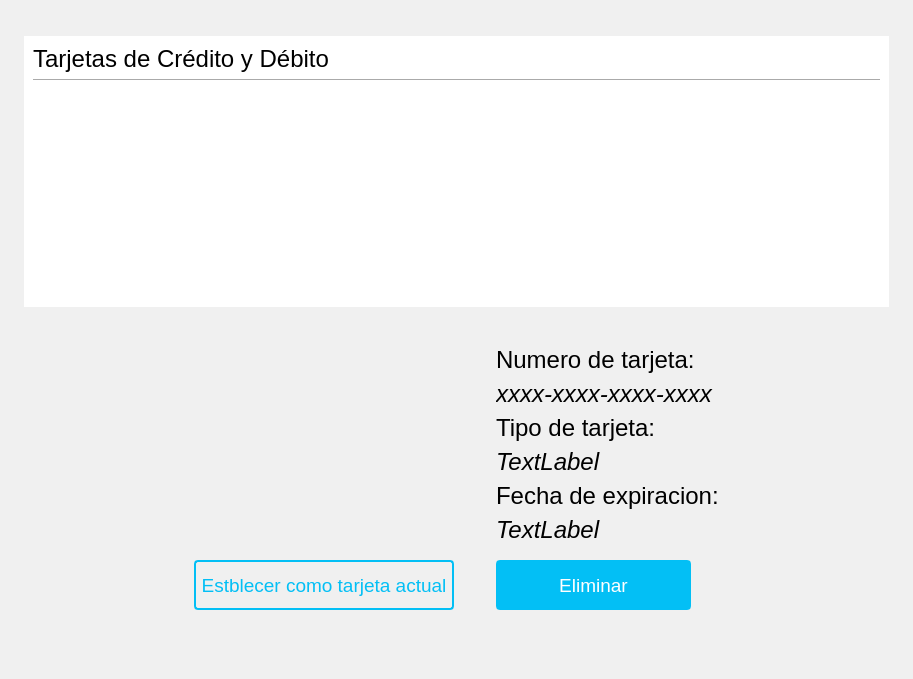
      <widget class="QWidget" name="Tarjetas">
       <property name="styleSheet">
        <string notr="true">background-color:  #f0f0f0;</string>
       </property>
       <layout class="QVBoxLayout" name="verticalLayout_16">
        <property name="leftMargin">
         <number>0</number>
        </property>
        <property name="topMargin">
         <number>0</number>
        </property>
        <property name="rightMargin">
         <number>0</number>
        </property>
        <property name="bottomMargin">
         <number>0</number>
        </property>
        <item>
         <widget class="QWidget" name="widgetTableViewCards" native="true">
          <property name="styleSheet">
           <string notr="true"/>
          </property>
          <layout class="QHBoxLayout" name="horizontalLayout_22">
           <property name="leftMargin">
            <number>24</number>
           </property>
           <property name="topMargin">
            <number>36</number>
           </property>
           <property name="rightMargin">
            <number>24</number>
           </property>
           <property name="bottomMargin">
            <number>24</number>
           </property>
           <item>
            <widget class="QWidget" name="widgetTableCardsWhite" native="true">
             <property name="styleSheet">
              <string notr="true">background-color: white;</string>
             </property>
             <layout class="QVBoxLayout" name="verticalLayout_11">
              <item>
               <layout class="QVBoxLayout" name="verticalLayout_15">
                <item>
                 <layout class="QHBoxLayout" name="horizontalLayout_23">
                  <item>
                   <widget class="QLabel" name="label_2">
                    <property name="font">
                     <font>
                      <pointsize>18</pointsize>
                     </font>
                    </property>
                    <property name="text">
                     <string>Tarjetas de Crédito y Débito</string>
                    </property>
                   </widget>
                  </item>
                  <item>
                   <spacer name="horizontalSpacer_12">
                    <property name="orientation">
                     <enum>Qt::Horizontal</enum>
                    </property>
                    <property name="sizeHint" stdset="0">
                     <size>
                      <width>40</width>
                      <height>20</height>
                     </size>
                    </property>
                   </spacer>
                  </item>
                  <item>
                   <widget class="QPushButton" name="pushButtonAddCreditCard">
                    <property name="text">
                     <string/>
                    </property>
                    <property name="icon">
                     <iconset resource="MyResources.qrc">
                      <normaloff>:/MyFiles/Images/btn_more.png</normaloff>:/MyFiles/Images/btn_more.png</iconset>
                    </property>
                    <property name="iconSize">
                     <size>
                      <width>32</width>
                      <height>32</height>
                     </size>
                    </property>
                    <property name="flat">
                     <bool>true</bool>
                    </property>
                   </widget>
                  </item>
                 </layout>
                </item>
                <item>
                 <widget class="Line" name="line_9">
                  <property name="orientation">
                   <enum>Qt::Horizontal</enum>
                  </property>
                 </widget>
                </item>
                <item>
                 <widget class="QStackedWidget" name="stackedWidgetTableViewCards">
                  <property name="currentIndex">
                   <number>0</number>
                  </property>
                  <widget class="QWidget" name="pageTableView">
                   <layout class="QHBoxLayout" name="horizontalLayout_18">
                    <item>
                     <widget class="QTableView" name="tableViewCards">
                      <property name="sizePolicy">
                       <sizepolicy hsizetype="Preferred" vsizetype="Preferred">
                        <horstretch>0</horstretch>
                        <verstretch>0</verstretch>
                       </sizepolicy>
                      </property>
                      <property name="font">
                       <font>
                        <pointsize>16</pointsize>
                       </font>
                      </property>
                      <property name="styleSheet">
                       <string notr="true">alternate-background-color:  #f0f0f0;
;</string>
                      </property>
                      <property name="frameShape">
                       <enum>QFrame::NoFrame</enum>
                      </property>
                      <property name="editTriggers">
                       <set>QAbstractItemView::NoEditTriggers</set>
                      </property>
                      <property name="alternatingRowColors">
                       <bool>true</bool>
                      </property>
                      <property name="selectionMode">
                       <enum>QAbstractItemView::SingleSelection</enum>
                      </property>
                      <property name="selectionBehavior">
                       <enum>QAbstractItemView::SelectRows</enum>
                      </property>
                     </widget>
                    </item>
                   </layout>
                  </widget>
                  <widget class="QWidget" name="pageLabelInfo">
                   <layout class="QVBoxLayout" name="verticalLayout_19">
                    <item>
                     <widget class="QLabel" name="labelNoCardsInfo">
                      <property name="font">
                       <font>
                        <family>helvetica neue</family>
                        <pointsize>16</pointsize>
                        <weight>12</weight>
                        <bold>false</bold>
                       </font>
                      </property>
                      <property name="styleSheet">
                       <string notr="true">font-family: helvetica neue;
font-weight: 100;
font-size: 16pt;</string>
                      </property>
                      <property name="text">
                       <string>Ahora mismo no dispone de ninguna tarjeta en su cuenta, no podra realizar ningun pago.</string>
                      </property>
                      <property name="alignment">
                       <set>Qt::AlignCenter</set>
                      </property>
                     </widget>
                    </item>
                   </layout>
                  </widget>
                 </widget>
                </item>
               </layout>
              </item>
             </layout>
            </widget>
           </item>
          </layout>
         </widget>
        </item>
        <item>
         <widget class="QStackedWidget" name="stackedWidgetCardDetailInfo">
          <property name="currentIndex">
           <number>0</number>
          </property>
          <widget class="QWidget" name="stackedWidgetCardDetailInfoPage">
           <layout class="QVBoxLayout" name="verticalLayout_18">
            <item>
             <layout class="QHBoxLayout" name="horizontalLayout_27">
              <item>
               <spacer name="horizontalSpacer_31">
                <property name="orientation">
                 <enum>Qt::Horizontal</enum>
                </property>
                <property name="sizeType">
                 <enum>QSizePolicy::Maximum</enum>
                </property>
                <property name="sizeHint" stdset="0">
                 <size>
                  <width>200</width>
                  <height>20</height>
                 </size>
                </property>
               </spacer>
              </item>
              <item>
               <layout class="QVBoxLayout" name="verticalLayout_39">
                <item>
                 <widget class="QLabel" name="labelCreditCardIcon">
                  <property name="sizePolicy">
                   <sizepolicy hsizetype="Maximum" vsizetype="Preferred">
                    <horstretch>0</horstretch>
                    <verstretch>0</verstretch>
                   </sizepolicy>
                  </property>
                  <property name="minimumSize">
                   <size>
                    <width>260</width>
                    <height>0</height>
                   </size>
                  </property>
                  <property name="font">
                   <font>
                    <pointsize>14</pointsize>
                   </font>
                  </property>
                  <property name="styleSheet">
                   <string notr="true">border-image: url(:/MyFiles/Images/creditCardIcon.png);</string>
                  </property>
                  <property name="text">
                   <string/>
                  </property>
                  <property name="scaledContents">
                   <bool>true</bool>
                  </property>
                  <property name="alignment">
                   <set>Qt::AlignCenter</set>
                  </property>
                  <property name="wordWrap">
                   <bool>false</bool>
                  </property>
                  <property name="margin">
                   <number>0</number>
                  </property>
                  <property name="indent">
                   <number>0</number>
                  </property>
                 </widget>
                </item>
                <item>
                 <spacer name="verticalSpacer_17">
                  <property name="orientation">
                   <enum>Qt::Vertical</enum>
                  </property>
                  <property name="sizeType">
                   <enum>QSizePolicy::Fixed</enum>
                  </property>
                  <property name="sizeHint" stdset="0">
                   <size>
                    <width>20</width>
                    <height>10</height>
                   </size>
                  </property>
                 </spacer>
                </item>
                <item>
                 <widget class="QPushButton" name="pushButtonWalletSelectCard">
                  <property name="minimumSize">
                   <size>
                    <width>220</width>
                    <height>50</height>
                   </size>
                  </property>
                  <property name="maximumSize">
                   <size>
                    <width>270</width>
                    <height>16777215</height>
                   </size>
                  </property>
                  <property name="styleSheet">
                   <string notr="true">QPushButton{
	background-color:rgba(3,191,245,0);
	border-radius: 4px;
	border: 1.5px solid #03bff5;
	font-family: helvetica neue;
	font-style: 100;
	font-size: 14pt;
	color: #03bff5;
}


QPushButton:hover {
    background-color:rgba(3,191,245,50);
	border-radius: 4px;
	border: 1.5px solid #03bff5;
	font-family: helvetica neue;
	font-style: 100;
	font-size: 14pt;
	color: #03bff5;
}


QPushButton:pressed {
    background-color:rgba(3,191,245,150);
	border-radius: 4px;
	border: 1.5px solid #03bff5;
	font-family: helvetica neue;
	font-style: 100;
	font-size: 14pt;
	color: white;
}

QPushButton:checked {
    background-color:rgba(3,191,245,255);
	border-radius: 4px;
	border: 1.5px solid #03bff5;
	font-family: helvetica neue;
	font-style: 100;
	font-size: 14pt;
	color: white;
}

</string>
                  </property>
                  <property name="text">
                   <string>Estblecer como tarjeta actual</string>
                  </property>
                 </widget>
                </item>
               </layout>
              </item>
              <item>
               <spacer name="horizontalSpacer_17">
                <property name="orientation">
                 <enum>Qt::Horizontal</enum>
                </property>
                <property name="sizeType">
                 <enum>QSizePolicy::Maximum</enum>
                </property>
                <property name="sizeHint" stdset="0">
                 <size>
                  <width>50</width>
                  <height>20</height>
                 </size>
                </property>
               </spacer>
              </item>
              <item>
               <layout class="QVBoxLayout" name="verticalLayout_6">
                <item>
                 <widget class="QLabel" name="label_14">
                  <property name="font">
                   <font>
                    <pointsize>18</pointsize>
                   </font>
                  </property>
                  <property name="text">
                   <string>Numero de tarjeta:</string>
                  </property>
                 </widget>
                </item>
                <item>
                 <widget class="QLabel" name="cardNumberWalletWidget">
                  <property name="font">
                   <font>
                    <family>Helvetica Neue</family>
                    <pointsize>18</pointsize>
                    <italic>true</italic>
                   </font>
                  </property>
                  <property name="styleSheet">
                   <string notr="true"/>
                  </property>
                  <property name="text">
                   <string>xxxx-xxxx-xxxx-xxxx</string>
                  </property>
                  <property name="alignment">
                   <set>Qt::AlignLeading|Qt::AlignLeft|Qt::AlignVCenter</set>
                  </property>
                 </widget>
                </item>
                <item>
                 <widget class="QLabel" name="label_3">
                  <property name="font">
                   <font>
                    <pointsize>18</pointsize>
                   </font>
                  </property>
                  <property name="text">
                   <string>Tipo de tarjeta:</string>
                  </property>
                 </widget>
                </item>
                <item>
                 <widget class="QLabel" name="cardTypeWalletWidget">
                  <property name="font">
                   <font>
                    <family>Helvetica Neue</family>
                    <pointsize>18</pointsize>
                    <italic>true</italic>
                   </font>
                  </property>
                  <property name="text">
                   <string>TextLabel</string>
                  </property>
                  <property name="alignment">
                   <set>Qt::AlignLeading|Qt::AlignLeft|Qt::AlignVCenter</set>
                  </property>
                 </widget>
                </item>
                <item>
                 <widget class="QLabel" name="label_5">
                  <property name="font">
                   <font>
                    <pointsize>18</pointsize>
                   </font>
                  </property>
                  <property name="text">
                   <string>Fecha de expiracion:</string>
                  </property>
                 </widget>
                </item>
                <item>
                 <widget class="QLabel" name="cardExpDateWalletWidget">
                  <property name="font">
                   <font>
                    <family>Helvetica Neue</family>
                    <pointsize>18</pointsize>
                    <italic>true</italic>
                   </font>
                  </property>
                  <property name="styleSheet">
                   <string notr="true">font-style:100;</string>
                  </property>
                  <property name="text">
                   <string>TextLabel</string>
                  </property>
                  <property name="alignment">
                   <set>Qt::AlignLeading|Qt::AlignLeft|Qt::AlignVCenter</set>
                  </property>
                 </widget>
                </item>
                <item>
                 <spacer name="verticalSpacer_19">
                  <property name="orientation">
                   <enum>Qt::Vertical</enum>
                  </property>
                  <property name="sizeType">
                   <enum>QSizePolicy::Fixed</enum>
                  </property>
                  <property name="sizeHint" stdset="0">
                   <size>
                    <width>10</width>
                    <height>10</height>
                   </size>
                  </property>
                 </spacer>
                </item>
                <item>
                 <widget class="QPushButton" name="pushButtonDeleteCard">
                  <property name="sizePolicy">
                   <sizepolicy hsizetype="Maximum" vsizetype="Maximum">
                    <horstretch>0</horstretch>
                    <verstretch>0</verstretch>
                   </sizepolicy>
                  </property>
                  <property name="minimumSize">
                   <size>
                    <width>195</width>
                    <height>50</height>
                   </size>
                  </property>
                  <property name="styleSheet">
                   <string notr="true">QPushButton{
	background-color:rgba(3,191,245,255);
	border-radius: 4px;
	border: 1.5px solid #03bff5;
	font-family: helvetica neue;
	font-style: 100;
	font-size: 14pt;
	color: white;
}


QPushButton:hover {
    background-color:rgba(3,191,245,255);
	border-radius: 4px;
	border: 1.5px solid #03bff5;
	font-family: helvetica neue;
	font-style: 100;
	font-size: 16pt;
	color: white;
}


QPushButton:pressed {
    background-color:rgba(3,191,245,200);
	border-radius: 4px;
	border: 1.5px solid #03bff5;
	font-family: helvetica neue;
	font-style: 100;
	font-size: 16pt;
	color: white;
}
</string>
                  </property>
                  <property name="text">
                   <string>Eliminar</string>
                  </property>
                  <property name="iconSize">
                   <size>
                    <width>64</width>
                    <height>64</height>
                   </size>
                  </property>
                  <property name="autoDefault">
                   <bool>false</bool>
                  </property>
                  <property name="default">
                   <bool>false</bool>
                  </property>
                  <property name="flat">
                   <bool>true</bool>
                  </property>
                 </widget>
                </item>
               </layout>
              </item>
              <item>
               <spacer name="horizontalSpacer_32">
                <property name="orientation">
                 <enum>Qt::Horizontal</enum>
                </property>
                <property name="sizeType">
                 <enum>QSizePolicy::Maximum</enum>
                </property>
                <property name="sizeHint" stdset="0">
                 <size>
                  <width>200</width>
                  <height>20</height>
                 </size>
                </property>
               </spacer>
              </item>
             </layout>
            </item>
            <item>
             <layout class="QHBoxLayout" name="horizontalLayout_28">
              <item>
               <spacer name="horizontalSpacer_33">
                <property name="orientation">
                 <enum>Qt::Horizontal</enum>
                </property>
                <property name="sizeType">
                 <enum>QSizePolicy::Maximum</enum>
                </property>
                <property name="sizeHint" stdset="0">
                 <size>
                  <width>200</width>
                  <height>20</height>
                 </size>
                </property>
               </spacer>
              </item>
              <item>
               <spacer name="horizontalSpacer_21">
                <property name="orientation">
                 <enum>Qt::Horizontal</enum>
                </property>
                <property name="sizeType">
                 <enum>QSizePolicy::Maximum</enum>
                </property>
                <property name="sizeHint" stdset="0">
                 <size>
                  <width>20</width>
                  <height>20</height>
                 </size>
                </property>
               </spacer>
              </item>
              <item>
               <spacer name="horizontalSpacer_34">
                <property name="orientation">
                 <enum>Qt::Horizontal</enum>
                </property>
                <property name="sizeType">
                 <enum>QSizePolicy::Maximum</enum>
                </property>
                <property name="sizeHint" stdset="0">
                 <size>
                  <width>240</width>
                  <height>20</height>
                 </size>
                </property>
               </spacer>
              </item>
             </layout>
            </item>
            <item>
             <spacer name="verticalSpacer">
              <property name="orientation">
               <enum>Qt::Vertical</enum>
              </property>
              <property name="sizeType">
               <enum>QSizePolicy::Maximum</enum>
              </property>
              <property name="sizeHint" stdset="0">
               <size>
                <width>20</width>
                <height>40</height>
               </size>
              </property>
             </spacer>
            </item>
           </layout>
          </widget>
          <widget class="QWidget" name="stackedWidgetCardDetailLabel">
           <layout class="QVBoxLayout" name="verticalLayout_22">
            <item>
             <widget class="QLabel" name="labelShowCardsInfo">
              <property name="font">
               <font>
                <family>helvetica neue</family>
                <pointsize>16</pointsize>
                <weight>12</weight>
                <bold>false</bold>
               </font>
              </property>
              <property name="styleSheet">
               <string notr="true">font-family: helvetica neue;
font-weight: 100;
font-size: 16pt;
</string>
              </property>
              <property name="text">
               <string>Selecciones una de sus tarjetas para ver su información</string>
              </property>
              <property name="alignment">
               <set>Qt::AlignCenter</set>
              </property>
             </widget>
            </item>
           </layout>
          </widget>
         </widget>
        </item>
       </layout>
      </widget>
